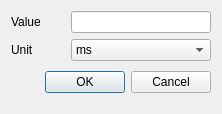
<?xml version="1.0" encoding="UTF-8"?>
<ui version="4.0">
 <class>Dialog_ProcessSetting_RunGroupCheck</class>
 <widget class="QDialog" name="Dialog_ProcessSetting_RunGroupCheck">
  <property name="geometry">
   <rect>
    <x>0</x>
    <y>0</y>
    <width>222</width>
    <height>114</height>
   </rect>
  </property>
  <property name="windowTitle">
   <string>RunGroupCheck Process Setting</string>
  </property>
  <layout class="QFormLayout" name="formLayout">
   <property name="horizontalSpacing">
    <number>30</number>
   </property>
   <item row="0" column="0">
    <widget class="QLabel" name="label_RunGroupCheck_Value">
     <property name="text">
      <string>Value</string>
     </property>
    </widget>
   </item>
   <item row="0" column="1">
    <widget class="QLineEdit" name="lineEdit_RunGroupCheck_Value"/>
   </item>
   <item row="1" column="0">
    <widget class="QLabel" name="label_RunGroupCheck_Unit">
     <property name="text">
      <string>Unit</string>
     </property>
    </widget>
   </item>
   <item row="1" column="1">
    <widget class="QComboBox" name="comboBox_RunGroupCheck_Unit">
     <item>
      <property name="text">
       <string>ms</string>
      </property>
     </item>
     <item>
      <property name="text">
       <string>s</string>
      </property>
     </item>
     <item>
      <property name="text">
       <string>min</string>
      </property>
     </item>
    </widget>
   </item>
   <item row="2" column="0" colspan="2">
    <layout class="QHBoxLayout" name="Buttons_RunGroupCheck">
     <property name="spacing">
      <number>6</number>
     </property>
     <property name="leftMargin">
      <number>0</number>
     </property>
     <property name="topMargin">
      <number>0</number>
     </property>
     <property name="rightMargin">
      <number>0</number>
     </property>
     <property name="bottomMargin">
      <number>0</number>
     </property>
     <item>
      <spacer>
       <property name="orientation">
        <enum>Qt::Horizontal</enum>
       </property>
       <property name="sizeHint" stdset="0">
        <size>
         <width>131</width>
         <height>31</height>
        </size>
       </property>
      </spacer>
     </item>
     <item>
      <widget class="QPushButton" name="Button_RunGroupCheck_OK">
       <property name="text">
        <string>OK</string>
       </property>
      </widget>
     </item>
     <item>
      <widget class="QPushButton" name="Button_RunGroupCheck_Cancel">
       <property name="text">
        <string>Cancel</string>
       </property>
      </widget>
     </item>
    </layout>
   </item>
  </layout>
 </widget>
 <resources/>
 <connections/>
</ui>
